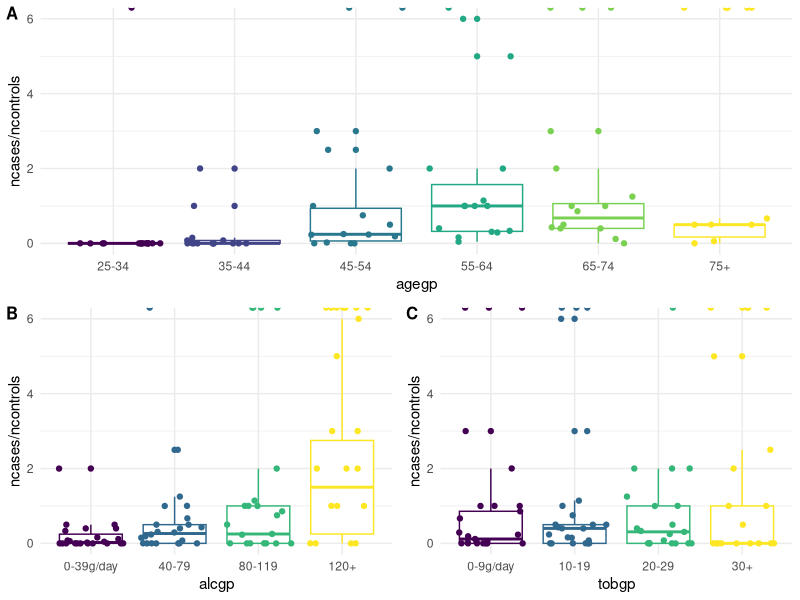
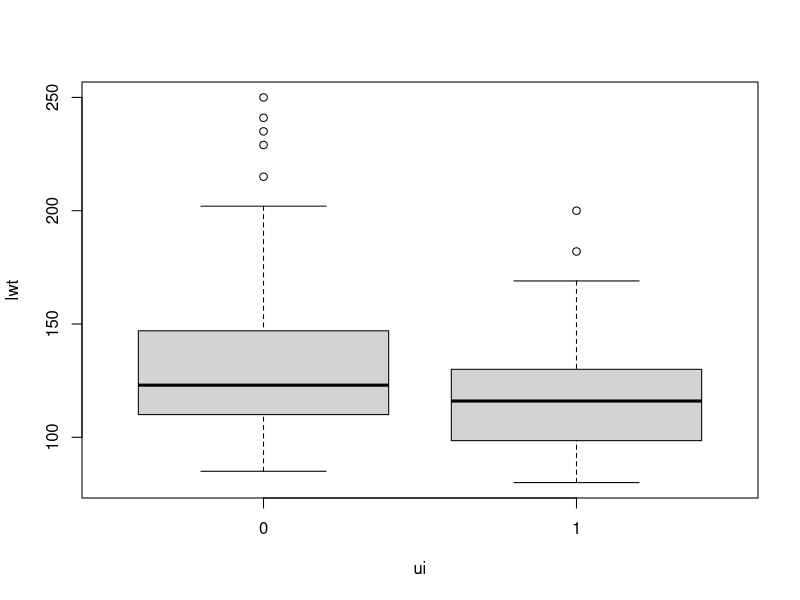

Recreate these plots in R, in order. (Note: this script raises an error after producing the figures.)
## ---- chunk 1
library(ggplot2)
library(cowplot) 
library(MASS)

library(nnet) # 多项分布
library(survival) # 生存分析
library(lme4) # 广义线性和线性混合效应模型
library(glmnet) # Lasso 模型
## ---- chunk 2
head(esoph)
str(esoph)
## ---- chunk 3
p1 <- ggplot(data = esoph, aes(x = agegp, y = ncases / ncontrols, color = agegp)) +
  geom_boxplot(show.legend = FALSE) +
  geom_jitter(show.legend = FALSE) +
  theme_minimal()

p2 <- ggplot(data = esoph, aes(x = alcgp, y = ncases / ncontrols, color = alcgp)) +
  geom_boxplot(show.legend = FALSE) +
  geom_jitter(show.legend = FALSE) +
  theme_minimal()

p3 <- ggplot(data = esoph, aes(x = tobgp, y = ncases / ncontrols, color = tobgp)) +
  geom_boxplot(show.legend = FALSE) +
  geom_jitter(show.legend = FALSE) +
  theme_minimal()

bottom_row <- plot_grid(p2, p3, labels = c('B', 'C'), label_size = 12)

plot_grid(p1, bottom_row, labels = c('A', ''), label_size = 12, ncol = 1)
## ---- chunk 4
fit_esoph_glm <- glm(cbind(ncases, ncontrols) ~ agegp + tobgp * alcgp,
  data = esoph, family = binomial(link = "logit")
)
## ---- chunk 5
head(infert)
str(infert)
## ---- chunk 6
infert_glm_1 <- glm(case ~ spontaneous + induced,
  data = infert, family = binomial()
)
summary(infert_glm_1)
## ---- chunk 7
infert_glm_2 <- glm(case ~ age + parity + education + spontaneous + induced,
  data = infert, family = binomial()
)
summary(infert_glm_2)
## ---- chunk 8
library(survival)
infert_glm_3 <- clogit(case ~ spontaneous + induced + strata(stratum),
  data = infert
)
summary(infert_glm_3)
## ---- chunk 9
data(bacteria, package = "MASS")
## ---- chunk 10
# 惩罚拟似然
fit_glmmpql <- MASS::glmmPQL(y ~ trt + I(week > 2),
  random = ~ 1 | ID, verbose = FALSE,
  family = binomial, data = bacteria
)
summary(fit_glmmpql)
## ---- chunk 11
# 拉普拉斯近似
fit_glmer <- lme4::glmer(y ~ trt + I(week > 2) + (1 | ID),
  family = binomial, data = bacteria
)
summary(fit_glmer)
## ---- chunk 12
# 加载数据
# library(MASS)
data(birthwt, package = "MASS")
# 查看 birthwt 数据集 `help(birthwt)`
head(birthwt)
str(birthwt)
## ---- chunk 13
with(birthwt, tapply(lwt, ui, var))
t.test(lwt ~ ui, data = birthwt, var.equal = TRUE)
t.test(lwt ~ ui, data = birthwt)
## ---- chunk 14
# birthwt$ui <- as.factor(birthwt$ui)
# library(lattice)
# bwplot(lwt ~ ui, data = birthwt, pch = "|")

boxplot(lwt ~ ui, data = birthwt)
## ---- chunk 15
# 重新编码，数据预处理，方便代入模型
bwt <- with(birthwt, {
  race <- factor(race, labels = c("white", "black", "other"))
  ptd <- factor(ptl > 0)
  ftv <- factor(ftv)
  levels(ftv)[-(1:2)] <- "2+" # 除了前两个水平外，其余的都编码为 2+
  data.frame(
    low = factor(low), age, lwt, race, smoke = (smoke > 0),
    ptd, ht = (ht > 0), ui = (ui > 0), ftv
  )
})
## ---- chunk 16
# 查看编码后的数据
head(bwt)
str(bwt)
## ---- chunk 17
options(contrasts = c("contr.treatment", "contr.poly"))
glm(formula = low ~ ., family = binomial, data = bwt)
## ---- chunk 18
library(nnet)
(bwt.mu <- multinom(formula = low ~ ., data = bwt))
summary(bwt.mu)
## ---- chunk 19
z <- summary(bwt.mu)$coefficients / summary(bwt.mu)$standard.errors
z
p <- (1 - pnorm(abs(z), 0, 1)) * 2
p
## ---- chunk 20
data("housing", package = "MASS")
# 查看数据 help(housing)
head(housing)
str(housing)
## ---- chunk 21
options(contrasts = c("contr.treatment", "contr.poly"))
house.plr <- MASS::polr(Sat ~ Infl + Type + Cont, weights = Freq, data = housing)
house.plr
## ---- chunk 22
ctable <- coef(summary(house.plr))
p <- pnorm(abs(ctable[, "t value"]), lower.tail = FALSE) * 2
ctable <- cbind(ctable, "p value" = p)
# confidence intervals 计算置信区间
ci <- confint(house.plr)
exp(coef(house.plr))
## OR and CI
exp(cbind(OR = coef(house.plr), ci))
## ---- chunk 23
data(beall.webworms, package = "agridat")
## ---- chunk 24
head(beall.webworms)
## ---- chunk 25
hist(beall.webworms$y, main = "Histogram of Worm Count", xlab = "Number of Worms")
## ---- chunk 26
boxplot(y ~ trt, data = beall.webworms)
## ---- chunk 27
plot(y ~ trt, data = beall.webworms, xlab = "Types of Worms", ylab = "Worm Count")
## ---- chunk 28
ggplot(beall.webworms, aes(trt, y)) +
  geom_boxplot(colour = "red") +
  geom_jitter() +
  labs(x = "Types of Worms", y = "Worm Count") +
  theme_minimal()
## ---- chunk 29
pois.mod <- glm(y ~ trt, data = beall.webworms, family = "poisson")
summary(pois.mod)
## ---- chunk 30
par(mfrow = c(2, 2))
plot(pois.mod)
## ---- chunk 31
predict(pois.mod, newdata = data.frame(trt = c("T1", "T2")))
## ---- chunk 32
1 - pchisq(deviance(pois.mod), df.residual(pois.mod))
## ---- chunk 33
pois.mod2 <- glm(y ~ block + spray * lead, data = beall.webworms, family = "poisson")
## ---- chunk 34
AIC(pois.mod, pois.mod2)
## ---- chunk 35
mean(beall.webworms$y)
var(beall.webworms$y)
## ---- chunk 36
pois.mod3 <- glm(y ~ trt, data = beall.webworms, family = c("quasipoisson"))
summary(pois.mod3)
## ---- chunk 37
# AER::dispersiontest(pois.mod, alternative="greater")
## ---- chunk 38
NB.mod1 <- MASS::glm.nb(y ~ trt, data = beall.webworms)
summary(NB.mod1)
## ---- chunk 39
anova(pois.mod, pois.mod2, test = "Chisq")
